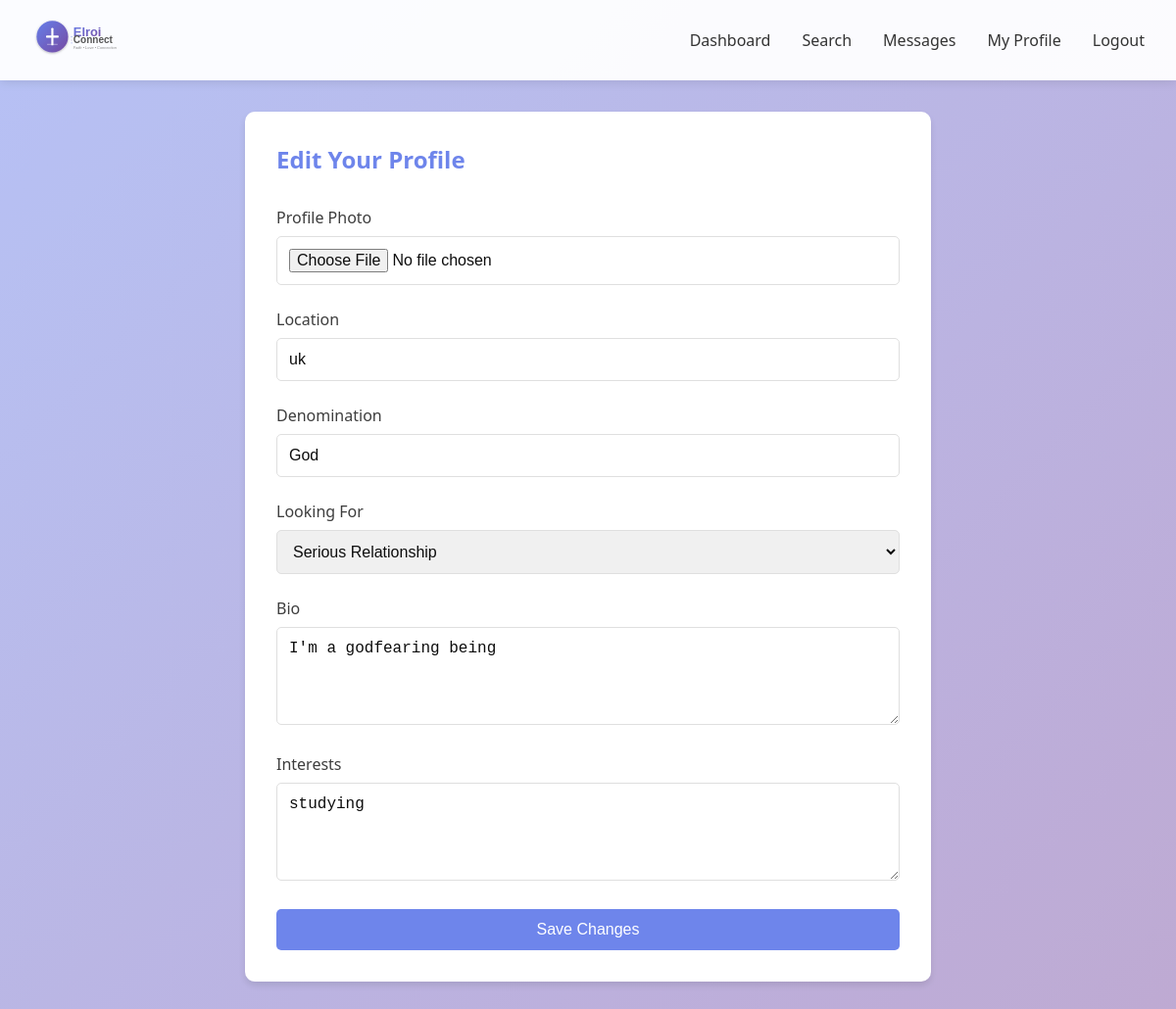
The page /edit-profile (signed in) on the database its author committed.
### app.py (models this page shows)
class User(db.Model):
    id = db.Column(db.Integer, primary_key=True)
    email = db.Column(db.String(120), unique=True, nullable=False)
    password_hash = db.Column(db.String(200), nullable=False)
    first_name = db.Column(db.String(50), nullable=False)
    last_name = db.Column(db.String(50), nullable=False)
    gender = db.Column(db.String(20), nullable=False)
    date_of_birth = db.Column(db.Date, nullable=False)
    bio = db.Column(db.Text)
    profile_photo = db.Column(db.String(200))
    location = db.Column(db.String(100))
    denomination = db.Column(db.String(100))
    interests = db.Column(db.Text)
    looking_for = db.Column(db.String(50))
    created_at = db.Column(db.DateTime, default=datetime.utcnow)
    is_active = db.Column(db.Boolean, default=True)
    videos_watched = db.Column(db.Integer, default=0)
    sent_messages = db.relationship('Message', foreign_keys='Message.sender_id', backref='sender', lazy='dynamic')
    received_messages = db.relationship('Message', foreign_keys='Message.receiver_id', backref='receiver', lazy='dynamic')

### app.py (the view, shortened to what this page needs)
@app.route('/edit-profile', methods=['GET', 'POST'])
@login_required
def edit_profile():
    user = User.query.get(session['user_id'])
    return render_template('edit_profile.html', user=user)

### app.py (called while the page is built)
def login_required(f):
    @wraps(f)
    def decorated_function(*args, **kwargs):
        if 'user_id' not in session:
            flash('Please log in to access this page.', 'warning')
            return redirect(url_for('login'))
        return f(*args, **kwargs)
    return decorated_function

### templates/edit_profile.html (shortened to what this page needs)
{% extends "base.html" %}
{% block content %}
<div class="card" style="max-width: 700px; margin: 2rem auto;">
    <h2 style="color: #667eea; margin-bottom: 2rem;">Edit Your Profile</h2>
    <form method="POST" enctype="multipart/form-data">
        <div class="form-group">
            <label>Profile Photo</label>
            <input type="file" name="profile_photo" accept="image/*">
        </div>
        <div class="form-group">
            <label>Location</label>
            <input type="text" name="location" value="{{ user.location or '' }}" placeholder="City, Country">
        </div>
        <div class="form-group">
            <label>Denomination</label>
            <input type="text" name="denomination" value="{{ user.denomination or '' }}" placeholder="e.g., Baptist, Catholic, Non-denominational">
        </div>
        <div class="form-group">
            <label>Looking For</label>
            <select name="looking_for">
                <option value="Serious Relationship" {% if user.looking_for == 'Serious Relationship' %}selected{% endif %}>Serious Relationship</option>
            </select>
        </div>
        <div class="form-group">
            <label>Bio</label>
            <textarea name="bio" placeholder="Tell others about yourself...">{{ user.bio or '' }}</textarea>
        </div>
        <div class="form-group">
            <label>Interests</label>
            <textarea name="interests" placeholder="Your hobbies, interests, and passions...">{{ user.interests or '' }}</textarea>
        </div>
        <button type="submit" class="btn btn-primary" style="width: 100%;">Save Changes</button>
    </form>
</div>
{% endblock %}

### templates/base.html (style rules this page uses)
* { margin: 0; padding: 0; box-sizing: border-box; }
body { font-family: 'Segoe UI', Tahoma, Geneva, Verdana, sans-serif; background: linear-gradient(135deg, rgba(102, 126, 234, 0.5) 0%, rgba(118, 75, 162, 0.5) 100%), url('https://images.unsplash.com/photo-1522673607200-164d1b6ce486?q=80&w=2070') center/cover no-repeat fixed; min-height: 100vh; position: relative; }
body::before { content: ''; position: fixed; top: 0; left: 0; width: 100%; height: 100%; background: rgba(255, 255, 255, 0.05); pointer-events: none; z-index: 0; }
.card { background: white; border-radius: 10px; padding: 2rem; box-shadow: 0 4px 6px rgba(0,0,0,0.1); margin-bottom: 2rem; }
.btn { padding: 0.75rem 1.5rem; border: none; border-radius: 5px; cursor: pointer; font-size: 1rem; transition: all 0.3s; text-decoration: none; display: inline-block; }
.btn-primary { background: #667eea; color: white; }
.form-group { margin-bottom: 1.5rem; }
.form-group label { display: block; margin-bottom: 0.5rem; color: #333; font-weight: 500; }
.form-group input, .form-group select, .form-group textarea { width: 100%; padding: 0.75rem; border: 1px solid #ddd; border-radius: 5px; font-size: 1rem; }
.form-group textarea { min-height: 100px; resize: vertical; }

### rows shown on the page
User: location "uk", denomination "God", looking_for "Serious Relationship", bio "I'm a godfearing being", interests "studying"
